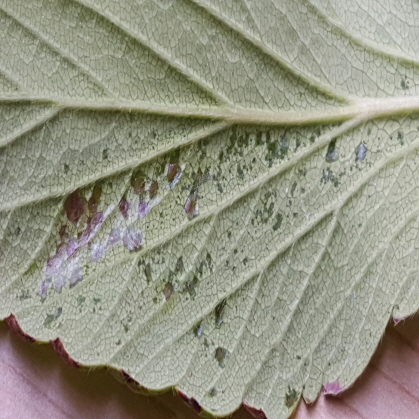
#> input picture dataset/train/angular leafspot/angular_leafspot101.jpg, 419 x 419 px; its folder holds only this picture in this run
$ jupyter execute --allow-errors strawberry-diseases.ipynb
#> lines starting #> are read from the running program, lines starting #| are printed output that depends on the picture
[cell 1]
# # This Python 3 environment comes with many helpful analytics libraries installed
# # It is defined by the kaggle/python Docker image: https://github.com/kaggle/docker-python
# # For example, here's several helpful packages to load

# import numpy as np # linear algebra
# import pandas as pd # data processing, CSV file I/O (e.g. pd.read_csv)

# # Input data files are available in the read-only "../input/" directory
# # For example, running this (by clicking run or pressing Shift+Enter) will list all files under the input directory

# import os
# for dirname, _, filenames in os.walk('/kaggle/input'):
#     for filename in filenames:
#         print(os.path.join(dirname, filename))

# # You can write up to 20GB to the current directory (/kaggle/working/) that gets preserved as output when you create a version using "Save & Run All"
# # You can also write temporary files to /kaggle/temp/, but they won't be saved outside of the current session

# Import Library

[cell 2]
import os
import cv2 as cv
import numpy as np
import itertools
import keras
import tensorflow as tf
from tensorflow.keras.applications import DenseNet121, ResNet50
from tensorflow.keras.models import Model
from tensorflow.keras.regularizers import l2
from tensorflow.keras.optimizers import Adam
from tensorflow.keras.preprocessing.image import img_to_array, load_img
from keras.layers import Conv2D, MaxPool2D, Flatten, Dense, Activation, BatchNormalization, Dropout, GlobalAveragePooling2D
from keras.callbacks import EarlyStopping
from keras.utils import to_categorical
from keras.models import Sequential
from sklearn.model_selection import train_test_split
from sklearn.preprocessing import LabelEncoder
from sklearn.metrics import classification_report, confusion_matrix
import matplotlib.pyplot as plt

# Resize Image
Fungsi ini digunakan untuk merubah ukuran gambar menjadi ukuran target (227x227 piksel) menggunakan OpenCV (cv.resize) dan mengembalikan gambar yang sudah diresize.

[cell 3]
def resize_image(img):
    target_size = (227, 227)
    img_resize = cv.resize(img, target_size)
    return img_resize

# Load data
1. Path direktori dataset ditentukan dalam variabel path. Dataset ini terstruktur di dalam folder-folder dengan setiap folder mewakili sebuah kelas label.
2. Di dalam loop ```for folders in os.listdir(path)```, kode ini mengiterasi melalui setiap folder di dalam path dataset.
3. Di dalam loop yang lebih dalam ```for i, name in enumerate(files)```, kode ini mengiterasi melalui setiap file di dalam setiap folder.
4. Kondisi ```if name.find(".jpg") > -1``` digunakan untuk memastikan bahwa hanya file dengan ekstensi ".jpg" yang dimuat, untuk menghindari file-file yang tidak relevan.
5. ```cv.imread(os.path.join(path + folders, name))``` digunakan untuk membaca gambar dari path lengkapnya.
6. Setiap gambar kemudian diresize menggunakan fungsi ```resize_image(img)``` dan dimasukkan ke dalam list images, sementara label kelasnya dimasukkan ke dalam list names.
7. Output dari kode ini adalah jumlah total gambar yang dimuat ```(print(len(names)))```, yang seharusnya sama dengan jumlah file gambar yang sesuai dengan kriteria ekstensi ".jpg".

[cell 4]
path ='dataset/train/'
images = []
names = []

for folders in os.listdir(path):
    files = os.listdir(os.path.join(path, folders))
    for i, name in enumerate(files):
        if name.find(".jpg") > -1 :
            img = cv.imread(os.path.join(path + folders, name))
#> img is the input picture: shape (419, 419, 3); mean B, G, R 131.3, 147.4, 147.6
            img = resize_image(img)
#> in resize_image, `img_resize = cv.resize(img, target_size)`:
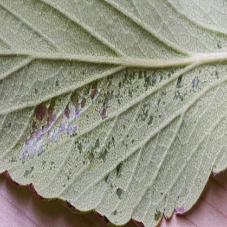
#> img_resize: shape (227, 227, 3); mean B, G, R 131.1, 147.3, 147.5
            images.append(img)
            names.append(folders)
    print(f"{len(files)} Samples\t label : {folders}")
print(len(names))

# Segmentasi Gambar
1. Reshape dan konversi tipe data
* ```image.reshape((-1, 3))```: Mengubah dimensi gambar menjadi satu dimensi, dengan masing-masing pixel direpresentasikan dalam format RGB.
* ```np.float32(pixel_values)```: Mengubah tipe data pixel menjadi float32 untuk k-means clustering.
2. K-Means Clustering
* ```cv.kmeans(pixel_values, k, None, criteria, 10, cv.KMEANS_RANDOM_CENTERS)```: Melakukan k-means clustering pada data pixel. Parameter k menentukan jumlah cluster yang diinginkan. centers adalah pusat-pusat cluster yang dihasilkan, labels adalah label cluster untuk setiap pixel.
3. Transformasi Hasil K-Means
* ```centers = np.uint8(centers)```: Mengubah tipe data pusat cluster menjadi uint8.
* ```labels = labels.flatten()```: Meratakan label cluster menjadi satu dimensi.
4. Rekonstruksi Gambar Segmen
* ```segmented_image = centers[labels.flatten()]```: Menghasilkan gambar yang telah disegmentasi dengan mengganti setiap pixel dengan nilai pusat cluster yang sesuai
* ```segmented_image = segmented_image.reshape(image.shape)```: Mengembalikan gambar ke bentuk aslinya setelah segmentasi

[cell 5]
def segment_image_rgb(image, k=3):
#> called with k = 3
    pixel_values = image.reshape((-1, 3))
    pixel_values = np.float32(pixel_values)

    criteria = (cv.TERM_CRITERIA_EPS + cv.TERM_CRITERIA_MAX_ITER, 100, 0.2)
    _, labels, centers = cv.kmeans(pixel_values, k, None, criteria, 10, cv.KMEANS_RANDOM_CENTERS)
#> centers = [[138.5, 140.1, 121.9], [83.9, 74.61, 50.66], [174.8, 176.1, 164]]

    centers = np.uint8(centers)
#> centers = [[138, 140, 121], [83, 74, 50], [174, 176, 164]]
    labels = labels.flatten()

    segmented_image = centers[labels.flatten()]
    segmented_image = segmented_image.reshape(image.shape)
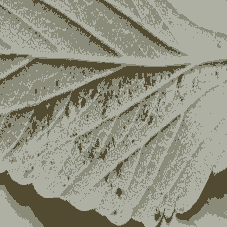
#> segmented_image: shape (227, 227, 3); mean R, G, B 146.8, 147.1, 130.7

    return segmented_image

# preprocess image for segmentation
1. Konversi Ruang Warna
* ```cv.cvtColor(image, cv.COLOR_BGR2RGB)```: Mengubah gambar dari format BGR (yang digunakan oleh OpenCV) menjadi RGB.
2. Segmentasi Gambar
* ```segmented_image = segment_image_rgb(image)```: Memanggil fungsi ```segment_image_rgb``` untuk melakukan segmentasi menggunakan k-means clustering.
3. Resize Gambar
* ```cv.resize(segmented_image, target_size)```: Mengubah ukuran gambar hasil segmentasi menjadi ukuran target yang diinginkan (dalam hal ini 227x227 piksel).
4. Normalisasi
* ```image_resized / 255.0```: Normalisasi nilai piksel menjadi rentang 0 hingga 1
5. Konversi Array
* ```img_to_array(image_normalized)```: Mengubah gambar yang telah dinormalisasi menjadi bentuk array.
6. Expand Dimensi
* ```np.expand_dims(image_array, axis=0)```: Menambahkan dimensi tambahan di axis pertama untuk mempersiapkan gambar untuk pengolahan lebih lanjut (seperti pelatihan model).

[cell 6]
def preprocess_image_with_segmentation_rgb(image, target_size=(227, 227)):
    image = cv.cvtColor(image, cv.COLOR_BGR2RGB)
    segmented_image = segment_image_rgb(image)
    image_resized = cv.resize(segmented_image, target_size)
    image_normalized = image_resized / 255.0
    image_array = img_to_array(image_normalized)
    image_array = np.expand_dims(image_array, axis=0)
    return image_array

# Menampilkan Gambar Hasil Segmentasi
* ```imgs = images[0]```: Mengambil satu gambar dari daftar images pada index ke 0.
* ```img_aug = preprocess_image_with_segmentation_rgb(imgs)```: Memproses gambar tersebut menggunakan fungsi ```preprocess_image_with_segmentation_rgb```.

[cell 7]
imgs = images[0]
#> (the rest of this cell did not finish here and is left out)

# Menerapkan Segmentasi Ke Setiap Gambar
* ```segment_images = []```: Membuat list kosong untuk menyimpan gambar-gambar hasil segmentasi.
* Loop ```for i, image in enumerate(images)```: Iterasi melalui semua gambar dalam images.
* ```segment_images.extend(preprocess_image_with_segmentation_rgb(image))```: Memproses setiap gambar menggunakan ```preprocess_image_with_segmentation_rgb``` dan menambahkannya ke ```segment_images```.

[cell 8]
segment_images = []

#> (the rest of this cell did not finish here and is left out)

# Augmentasi Gambar
Augmentasi data adalah proses menghasilkan data baru secara artifisial dari data yang ada, terutama untuk melatih model machine learning (ML) baru.
1. Inisialisasi
* ```images = []```: Membuat list kosong untuk menyimpan gambar-gambar hasil augmentasi.
* ```h, w, _ = img.shape```: Mendapatkan tinggi (h), lebar (w), dan channel warna dari gambar input (img).
* ```center = (w // 2, h // 2)```: Menentukan titik tengah gambar.
* ```scale = 1.5```: Faktor skala untuk proses zoom.
2. Rotasi
* ```cv.getRotationMatrix2D(center, 15, 1.0)```: Membuat matriks transformasi untuk rotasi sebesar 15 derajat terhadap titik tengah.
* ```cv.getRotationMatrix2D(center, -15, 1.0)```: Membuat matriks transformasi untuk rotasi sebesar -15 derajat terhadap titik tengah.
3. Translasi
* ```np.float32([[1, 0, 20], [0, 1, 0]])```: Matriks transformasi untuk translasi sebesar 20 piksel ke kanan.
* ```np.float32([[1, 0, -20], [0, 1, 0]])```: Matriks transformasi untuk translasi sebesar 20 piksel ke kiri.
4. menerapkan rotasi dan translasi
* transformations: List yang berisi semua transformasi yang akan diterapkan, yaitu dua rotasi dan dua translasi.
* Loop ```for transform in transformations:``` dan ```cv.warpAffine(img, transform, (w, h))```: Menerapkan transformasi menggunakan matriks transformasi transform pada gambar img dengan ukuran (w, h). Hasilnya ditambahkan ke dalam list images.
5. Zooming
* ```cv.resize(img, (new_w, new_h))```: Mengubah ukuran gambar menjadi ukuran baru sesuai dengan faktor skala (scale).
* ```crop_x = (new_w - w) // 2 dan crop_y = (new_h - h) // 2```: Menghitung area yang akan di-crop agar ukurannya sama dengan gambar asli.
* ```resized[crop_y:crop_y+h, crop_x:crop_x+w]```: Memotong bagian tengah dari gambar yang telah di-zoom.
6. Menyimpan hasil menggunakan fungsi ```images.append(cropped)```: Menambahkan gambar hasil zoom ke dalam list images

[cell 9]
# [32 lines left out: function Augmentation, not called in this run]

# Menampilkan gambar asli setelah segmentasi

#> (a cell that did not finish here is left out)

# Menampilkan gambar hasil Augmentasi
Pada kode ini mengambil satu gambar dari list segment_images untuk menampilkan hasil augmentasi yang dilakukan

#> (a cell that did not finish here is left out)

# Menerapkan augmentasi pada semua gambar yang sudah dilakukan segmentasi
* ```augmen_images = []``` dan ```augmen_labels = []```: Membuat list kosong untuk menyimpan gambar-gambar hasil augmentasi dan label-label yang sesuai.
* Loop ```for i, image in enumerate(segment_images)```: Iterasi melalui semua gambar yang telah di-segmentasi sebelumnya.
* ```augmen_images.extend(Augmentation(image))```: Menggunakan fungsi Augmentation untuk melakukan augmentasi pada setiap gambar dan menambahkannya ke dalam augmen_images.
* ```augmen_labels.extend([names[i]]*5)```: Menambahkan label yang sesuai dengan gambar-gambar yang telah di-augmentasi ke dalam augmen_labels.

[cell 12]
augmen_images = []
augmen_labels = []

for i, image in enumerate(segment_images):
    try:
        augmen_images.extend(Augmentation(image))
        augmen_labels.extend([names[i]]*5)
    except:
        print(i)
#> after the loop, augmen_images = []; augmen_labels = []

# Menambahkan gambar hasil augmentasi pada list segment_images

[cell 13]
segment_images.extend(augmen_images)
names.extend(augmen_labels)

# Menampilkan jumlah gambar dan label setelah augmentasi
proses ini untuk memastikan bahwa gambar dan juga label memiliki jumlah yang sama

[cell 14]
len(augmen_images), len(augmen_labels)
#> Out = (0, 0)

# Menampilkan jumlah gambar pada setiap class

[cell 15]
uniq, count = np.unique(augmen_labels, return_counts=True)
#> uniq = empty array; count = empty array
for i in zip(uniq, count):
    print(i)
#> this loop made 0 passes

[cell 16]
len(augmen_labels)
#> Out = 0

# Label Encoder
Label Encoding adalah teknik yang digunakan untuk mengubah kolom kategoris menjadi kolom numerik sehingga dapat disesuaikan dengan model pembelajaran mesin yang hanya mengambil data numerik.
1. Inisialisasi Label Encoder
* ```le = LabelEncoder()```: Membuat objek ```LabelEncoder``` dari library ```scikit-learn```. ```LabelEncoder``` digunakan untuk mengubah label kelas menjadi angka secara berurutan.
2. Transformasi Label
* ```le.fit(augmen_labels)```: Melatih LabelEncoder dengan label kelas yang ada di augmen_labels. Ini akan memetakan setiap label unik ke sebuah bilangan bulat.
* ```name_vec = le.transform(augmen_labels)```: Mengubah setiap label kelas dalam ```augmen_labels``` menjadi bilangan bulat sesuai dengan mapping yang telah dilakukan oleh ```abelEncoder```.
3. One-Hot-Encoding
* ```categorical_names = to_categorical(name_vec)```: Melakukan one-hot encoding terhadap label bilangan bulat yang dihasilkan sebelumnya ```(name_vec)```. One-hot encoding mengubah setiap nilai menjadi vektor biner di mana semua elemen kecuali satu di dalam vektor biner memiliki nilai nol.

[cell 17]
le = LabelEncoder()
le.fit(augmen_labels)
labels = le.classes_
name_vec = le.transform(augmen_labels)
#> name_vec = empty array
#> (the rest of this cell did not finish here and is left out)
